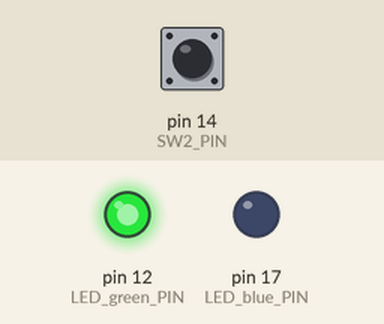
Recording of a sketch running on a simulated Arduino Uno, built with avr-gcc and run on an emulated ATmega328P. Parts: output pins drawn as LEDs (lit = HIGH). The inputs (shaded band) are chosen by the test bench; at power-on: pin 14 (SW2_PIN) HIGH.

Above: at 1.2 s.
1.3 s: pin 14 (SW2_PIN) pulled LOW for 0.15 s
At 1.9 s:
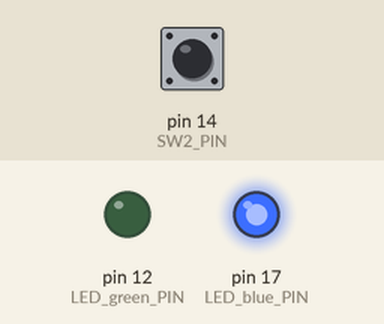
2.9 s: pin 14 (SW2_PIN) pulled LOW for 1 s
At 4.4 s:
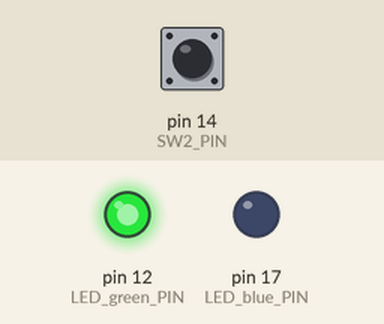
5.4 s: pin 14 (SW2_PIN) pulled LOW for 3.2 s
At 9.2 s:
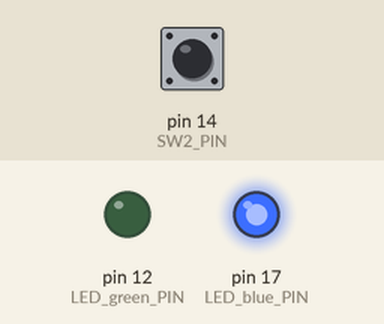
Timing chart, 0 to 10.7 s (numbered marks = the images above; inputs shaded):
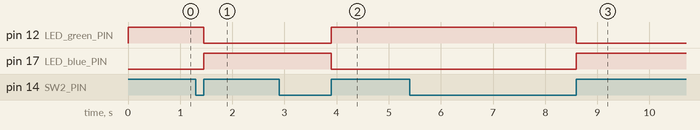

Measured:
- after the input at 1.3 s, pin 12 (LED_green_PIN): HIGH → LOW after 0.15 s; pin 17 (LED_blue_PIN): LOW → HIGH after 0.15 s
- after the input at 2.9 s, pin 12 (LED_green_PIN): LOW → HIGH after 1.0 s; pin 17 (LED_blue_PIN): HIGH → LOW after 1.0 s
- after the input at 5.4 s, pin 12 (LED_green_PIN): HIGH → LOW after 3.2 s; pin 17 (LED_blue_PIN): LOW → HIGH after 3.2 s

The sketch:

LED_Toogle.ino
```cpp
#define SW2_PIN 14
#define LED_blue_PIN 17
#define LED_green_PIN 12

bool LED_blue = 0;
bool LED_green = 1;

void setup() {
  pinMode(SW2_PIN, INPUT_PULLUP);
  pinMode(LED_blue_PIN, OUTPUT);
  pinMode(LED_green_PIN, OUTPUT);
}

void loop() {
  if (!digitalRead(SW2_PIN)) {
    LED_blue = !LED_blue;
    LED_green = !LED_green;
    while(!digitalRead(SW2_PIN)) {};
  }

  digitalWrite(LED_blue_PIN, LED_blue);
  digitalWrite(LED_green_PIN, LED_green);
  delay(50);
}
```
